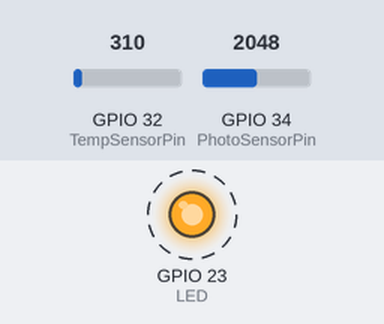
The sketch below on a simulated ESP32. Shown: output pins drawn as LEDs (lit = HIGH). Dashed ring = blinking. The test bench sets the inputs (shaded band); at power-on: GPIO 32 (TempSensorPin) = 310, GPIO 34 (PhotoSensorPin) = 2048 (analog values on the 0–4095 scale). What the sketch prints to the serial monitor is not drawn.

Above: at 0.5 s.
Timing chart, 0 to 4.6 s (numbered marks = the images above):
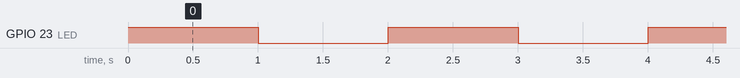

Measured:
- by itself, GPIO 23 (LED): alternates HIGH for 1.0 s and LOW for 1.0 s

The sketch:

Temp_PhotoRes_callibration.ino
```cpp
//Photoresistor on IO34
//Temperature on IO32
#define TempSensorPin 32   //ADC1_4;
#define PhotoSensorPin 34  //ADC1_6;
#define LED 23

SemaphoreHandle_t serialMutex;  //Create mutex object

void taskLED(void* p) {
  while (true) {
    digitalWrite(LED, HIGH);
    vTaskDelay(pdMS_TO_TICKS(1000));
    digitalWrite(LED, LOW);
    vTaskDelay(pdMS_TO_TICKS(1000));
  }
}
void taskBefore(void* p) {
  while (true) {
    int T_val = analogRead(TempSensorPin);
    int P_val = analogRead(PhotoSensorPin);

    if (xSemaphoreTake(serialMutex, portMAX_DELAY) == pdTRUE) {
      Serial.println("Raw ADC:");
      Serial.println("Temp: ");
      Serial.println(T_val);
      vTaskDelay(pdMS_TO_TICKS(1000));
      Serial.println("Light: ");
      Serial.println(P_val);

      xSemaphoreGive(serialMutex);
    }
    vTaskDelay(pdMS_TO_TICKS(5000));
  }
}
void taskAfter(void* p) {
  while (true) {
    int T_val = analogReadMilliVolts(TempSensorPin);
    int P_val = analogReadMilliVolts(PhotoSensorPin);

    if (xSemaphoreTake(serialMutex, portMAX_DELAY) == pdTRUE) {
      Serial.println("Callibrated:");
      Serial.println("Temp: ");
      Serial.println(T_val);
      vTaskDelay(1000);
      Serial.println("Light: ");
      Serial.println(P_val);

      xSemaphoreGive(serialMutex);
    }
    vTaskDelay(pdMS_TO_TICKS(5000));
  }
}

void setup() {
  pinMode(LED, OUTPUT);
  serialMutex = xSemaphoreCreateMutex();  //initialise mutex

  Serial.begin(115200);
  analogReadResolution(12);
  analogSetAttenuation(ADC_11db);
  xTaskCreate(taskLED, "Blink LED", 1024, NULL, 3, NULL);
  xTaskCreate(taskBefore, "Not Callibrated", 1024, NULL, 1, NULL);
  xTaskCreate(taskAfter, "Callibrited", 1024, NULL, 2, NULL);
}

void loop() {
}
```
